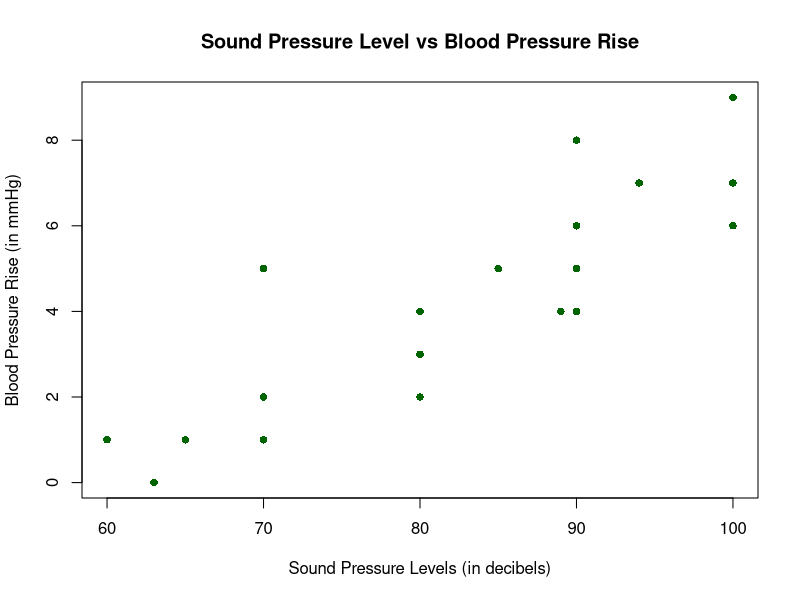
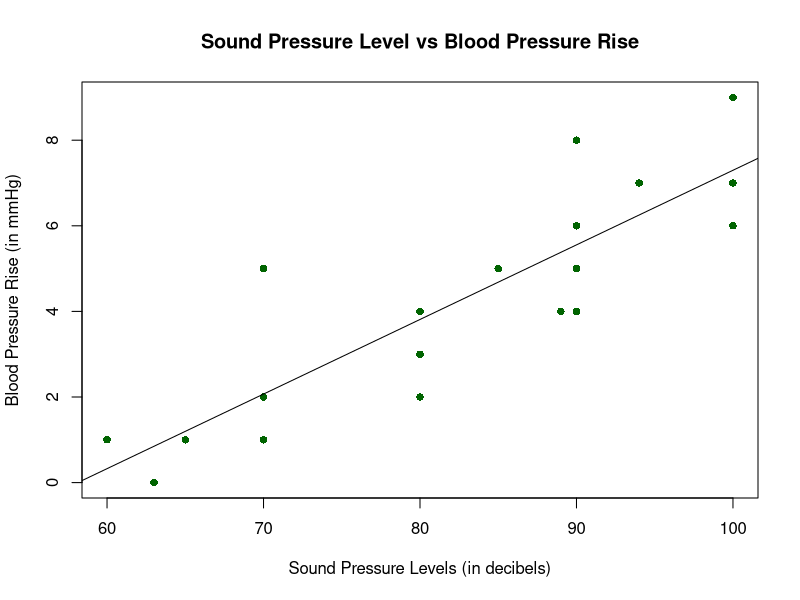
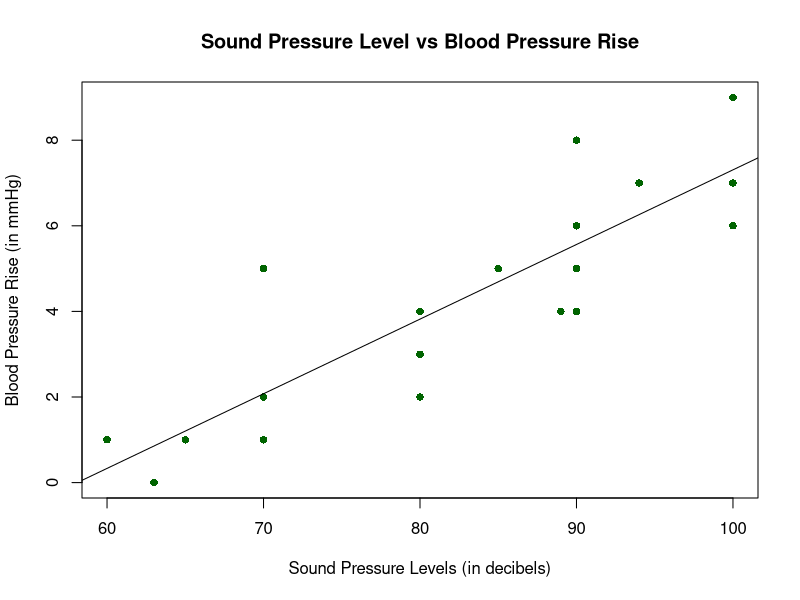
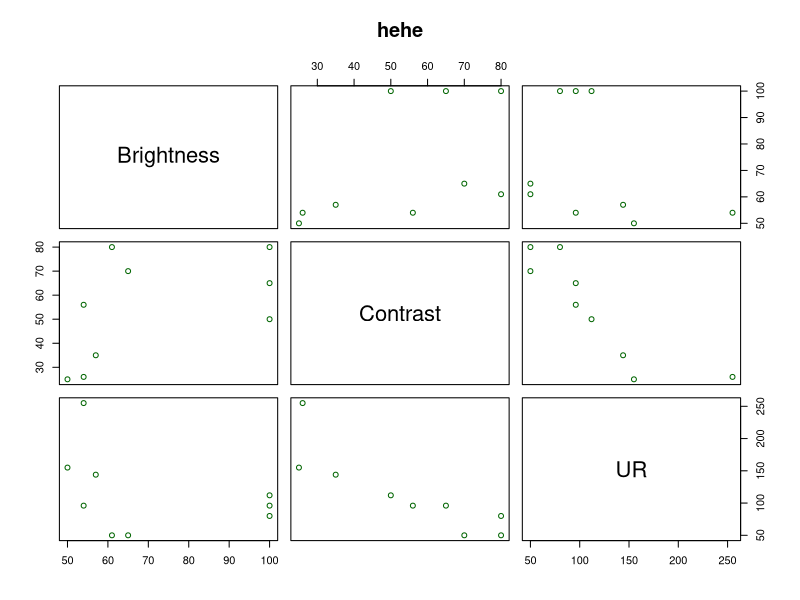
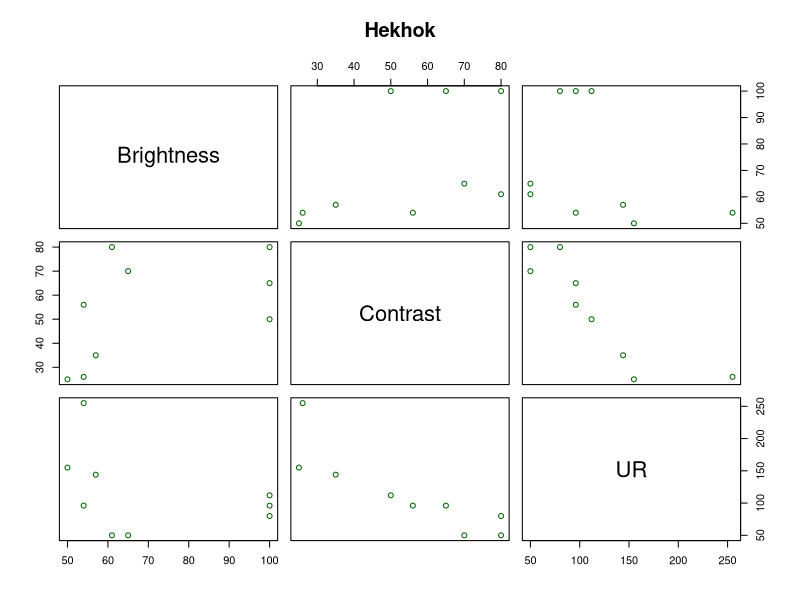

Recreate these plots in R, in order.
## ---- chunk 1
y <- c(1, 0, 1, 2, 5, 1, 4, 6, 2, 3, 5, 4, 6, 8, 4, 5, 7, 9, 7, 6)

x <- c(60, 63, 65, 70, 70, 70, 80, 90, 80, 80, 85, 89, 90, 90, 90, 90, 94, 100, 100, 100)

plot(x,y, pch = 16, cex = 1, col = "dark green", main = "Sound Pressure Level vs Blood Pressure Rise", xlab = "Sound Pressure Levels (in decibels)", ylab = "Blood Pressure Rise (in mmHg)")
## ---- chunk 2
y <- c(1, 0, 1, 2, 5, 1, 4, 6, 2, 3, 5, 4, 6, 8, 4, 5, 7, 9, 7, 6)

x <- c(60, 63, 65, 70, 70, 70, 80, 90, 80, 80, 85, 89, 90, 90, 90, 90, 94, 100, 100, 100)

plot(x,y, pch = 16, cex = 1, col = "dark green", main = "Sound Pressure Level vs Blood Pressure Rise", xlab = "Sound Pressure Levels (in decibels)", ylab = "Blood Pressure Rise (in mmHg)")

abline(lm(y ~ x))
## ---- chunk 3
y <- c(1, 0, 1, 2, 5, 1, 4, 6, 2, 3, 5, 4, 6, 8, 4, 5, 7, 9, 7, 6)

x <- c(60, 63, 65, 70, 70, 70, 80, 90, 80, 80, 85, 89, 90, 90, 90, 90, 94, 100, 100, 100)

plot(x,y, pch = 16, cex = 1, col = "dark green", main = "Sound Pressure Level vs Blood Pressure Rise", xlab = "Sound Pressure Levels (in decibels)", ylab = "Blood Pressure Rise (in mmHg)")

abline(- 10.13153766, 0.1743939331)
## ---- chunk 4
model <- lm(y~x)

deviance(model)
## ---- chunk 5
#Multiple Linear Regression Model


#Importing Data
library(readxl)
PAIR_QUIZ <- read_excel("PAIR QUIZ.xlsx")
PAIR_QUIZ
## ---- chunk 6
# matrix of Scatter plots
pairs(PAIR_QUIZ[,1:3], col = "dark green", main = "hehe")
## ---- chunk 7
#Correlation coefficient matrix
round(cor(PAIR_QUIZ, method="pearson"), 2)
## ---- chunk 8
#Fitting Multiple Linear Regression
plot(PAIR_QUIZ, col = "dark green", main = "Hekhok")
PAIR_QUIZ<-lm(UR ~ Brightness + Contrast, data=PAIR_QUIZ)
summary(PAIR_QUIZ)

## ---- chunk 9
library(readxl)
PAIR_QUIZ <- read_excel("PAIR QUIZ.xlsx")

Variance<- read_excel("PAIR QUIZ.xlsx")
PAIR_QUIZ<-aov(UR ~ Brightness + Contrast, data=PAIR_QUIZ)
summary(PAIR_QUIZ)

## ---- chunk 10
#Importing Data
library(readxl)
PAIR_QUIZ <- read_excel("PAIR QUIZ.xlsx")


#Fitting Multiple Linear Regression
PAIR_QUIZ<-lm(UR ~ Brightness + Contrast, data=PAIR_QUIZ)
summary(PAIR_QUIZ)

## ---- chunk 11
#Importing Data
library(readxl)
PAIR_QUIZ <- read_excel("PAIR QUIZ.xlsx")
PAIR_QUIZ



#Fitting Multiple Linear Regression
PAIR_QUIZ<-lm(UR ~ Brightness + Contrast, data=PAIR_QUIZ)
summary(PAIR_QUIZ)

## ---- chunk 12
#Importing Data
library(readxl)
PAIR_QUIZ <- read_excel("PAIR QUIZ.xlsx")

#Fitting Multiple Linear Regression
PAIR_QUIZ<-lm(UR ~ Brightness + Contrast, data=PAIR_QUIZ)
summary(PAIR_QUIZ)
